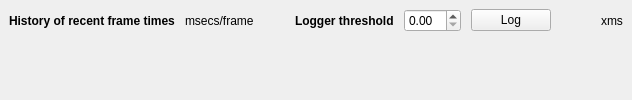
        <widget class="QWidget" name="frametimes">
         <attribute name="title">
          <string>Frame</string>
         </attribute>
         <layout class="QVBoxLayout" name="verticalLayout_14">
          <property name="margin">
           <number>0</number>
          </property>
          <item>
           <layout class="QVBoxLayout" name="verticalLayout_13">
            <property name="leftMargin">
             <number>5</number>
            </property>
            <property name="topMargin">
             <number>9</number>
            </property>
            <property name="rightMargin">
             <number>5</number>
            </property>
            <property name="bottomMargin">
             <number>5</number>
            </property>
            <item>
             <layout class="QHBoxLayout" name="horizontalLayout">
              <property name="spacing">
               <number>10</number>
              </property>
              <property name="leftMargin">
               <number>4</number>
              </property>
              <property name="rightMargin">
               <number>4</number>
              </property>
              <item>
               <widget class="QLabel" name="label_2">
                <property name="font">
                 <font>
                  <weight>75</weight>
                  <bold>true</bold>
                 </font>
                </property>
                <property name="text">
                 <string>History of recent frame times</string>
                </property>
               </widget>
              </item>
              <item>
               <widget class="QLabel" name="labelTimePerFrame">
                <property name="minimumSize">
                 <size>
                  <width>100</width>
                  <height>0</height>
                 </size>
                </property>
                <property name="text">
                 <string>msecs/frame</string>
                </property>
               </widget>
              </item>
              <item>
               <widget class="QLabel" name="loggerThresholdTitle">
                <property name="font">
                 <font>
                  <weight>75</weight>
                  <bold>true</bold>
                 </font>
                </property>
                <property name="text">
                 <string>Logger threshold</string>
                </property>
               </widget>
              </item>
              <item>
               <widget class="QDoubleSpinBox" name="loggerSpinbox"/>
              </item>
              <item>
               <widget class="QPushButton" name="loggerApply">
                <property name="text">
                 <string>Log</string>
                </property>
               </widget>
              </item>
              <item>
               <spacer name="horizontalSpacer_3">
                <property name="orientation">
                 <enum>Qt::Horizontal</enum>
                </property>
                <property name="sizeHint" stdset="0">
                 <size>
                  <width>40</width>
                  <height>20</height>
                 </size>
                </property>
               </spacer>
              </item>
              <item>
               <widget class="QLabel" name="labelTopFrameTime">
                <property name="text">
                 <string>xms</string>
                </property>
               </widget>
              </item>
             </layout>
            </item>
            <item>
             <widget class="QLabel" name="labelFrameTimeHistory">
              <property name="sizePolicy">
               <sizepolicy hsizetype="Expanding" vsizetype="Expanding">
                <horstretch>0</horstretch>
                <verstretch>0</verstretch>
               </sizepolicy>
              </property>
              <property name="alignment">
               <set>Qt::AlignCenter</set>
              </property>
              <property name="indent">
               <number>0</number>
              </property>
             </widget>
            </item>
           </layout>
          </item>
         </layout>
        </widget>
